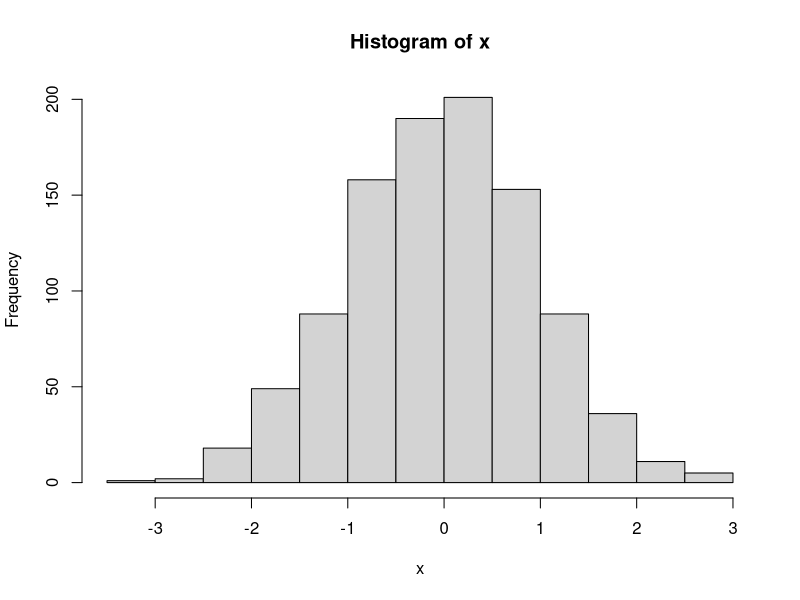

Generate this figure with R: (Note: this script raises an error after producing the figure.)
## ---- chunk 1

likProfMCap <- "Negative log likelihood (NLL) profile for operating model fits with natural mortaltiy fixed at values ranging from 0.1 to 1.0. The top panel shows the total NLL, while the middle and bottom panels show NLL components for indices and length compositions, respectively."

rnormhist <- "histogram of 1000 draws from normal distribution"
## ---- chunk 2
x <- rnorm(1000)
hist(x)
## ---- chunk 3
knitr::include_graphics("figure/LikeProfileM.pdf")
